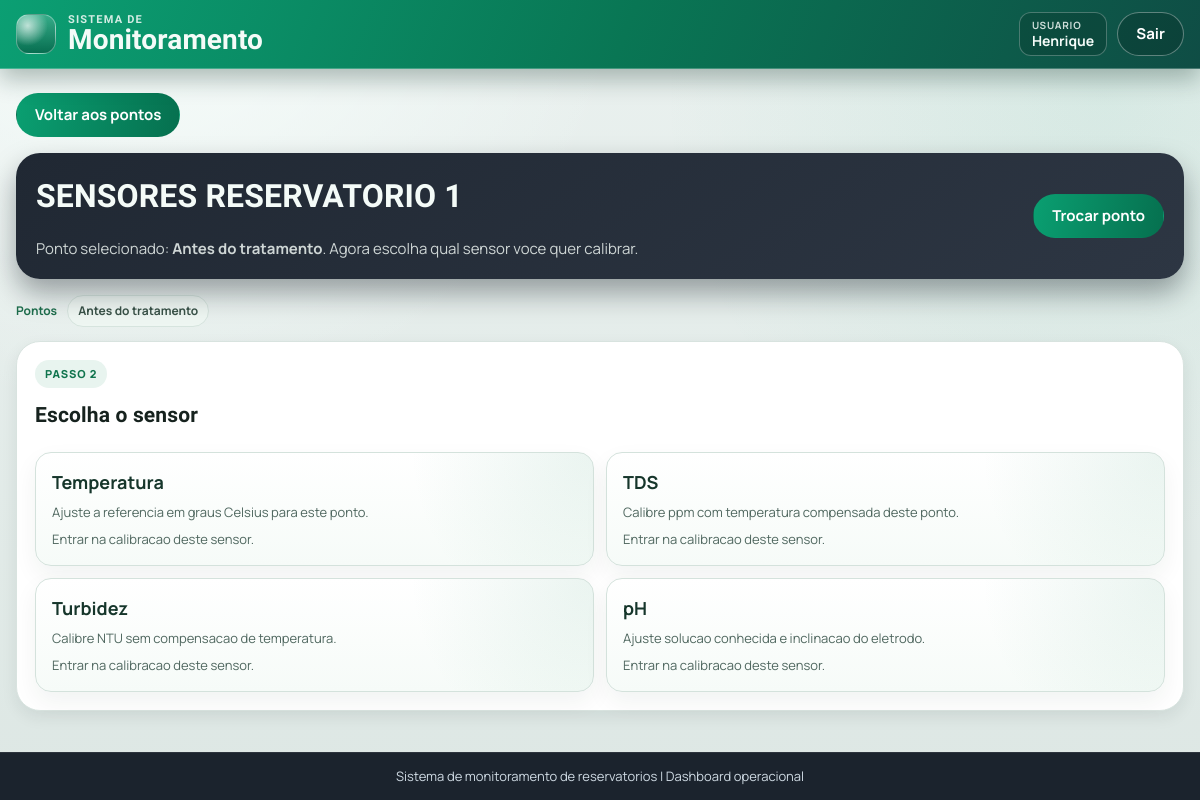
The page /reservatorios/8/calibracao/antes_tratamento/ (signed in) on the database as committed earlier.
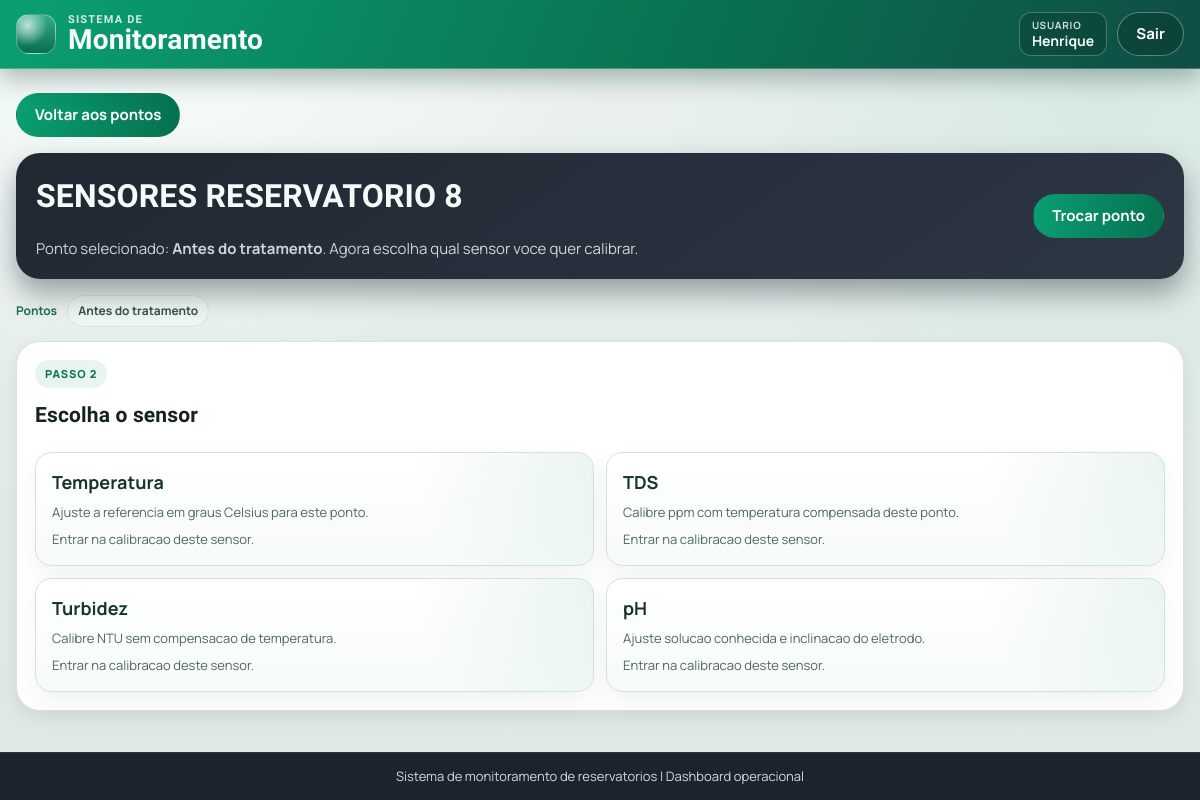
The same page on the database as committed later.
### app/models.py (models this page shows, shortened)
class Reservatorio(models.Model):
    STATUS_BOM = "bom"
    STATUS_ATENCAO = "atencao"
    STATUS_PERIGO = "perigo"
    FAIXA_PADRAO_PPM_TDS_MIN = 0.0
    FAIXA_PADRAO_PPM_TDS_MAX = 500.0
    FAIXA_PADRAO_NTU_TURBIDEZ_MIN = 0.0
    FAIXA_PADRAO_NTU_TURBIDEZ_MAX = 5.0
    FAIXA_PADRAO_CELSIUS_TEMPERATURA_MIN = 5.0
    FAIXA_PADRAO_CELSIUS_TEMPERATURA_MAX = 30.0
    FAIXA_PADRAO_PH_MIN = 6.0
    FAIXA_PADRAO_PH_MAX = 9.5
    META_PADRAO_PPM_TDS = 600.0
    META_PADRAO_NTU_TURBIDEZ = 1.5
    META_PADRAO_CELSIUS_TEMPERATURA = 25.0
    META_PADRAO_PH = 7.0
    STATUS_CHOICES = (
        (STATUS_BOM, "Bom"),
        (STATUS_ATENCAO, "Atencao"),
        (STATUS_PERIGO, "Perigo"),
    )
    usuario = models.ForeignKey(
        settings.AUTH_USER_MODEL,
        on_delete=models.CASCADE,
        related_name="reservatorios",
    )
    nome = models.CharField(max_length=120, unique=True)
    status = models.CharField(max_length=20, choices=STATUS_CHOICES, default=STATUS_BOM)
    faixa_ppm_tds_min = models.FloatField(default=FAIXA_PADRAO_PPM_TDS_MIN)
    faixa_ppm_tds_max = models.FloatField(default=FAIXA_PADRAO_PPM_TDS_MAX)
    faixa_ntu_turbidez_min = models.FloatField(default=FAIXA_PADRAO_NTU_TURBIDEZ_MIN)
    faixa_ntu_turbidez_max = models.FloatField(default=FAIXA_PADRAO_NTU_TURBIDEZ_MAX)
    faixa_celsius_temperatura_min = models.FloatField(default=FAIXA_PADRAO_CELSIUS_TEMPERATURA_MIN)
    faixa_celsius_temperatura_max = models.FloatField(default=FAIXA_PADRAO_CELSIUS_TEMPERATURA_MAX)
    faixa_ph_min = models.FloatField(default=FAIXA_PADRAO_PH_MIN)
    faixa_ph_max = models.FloatField(default=FAIXA_PADRAO_PH_MAX)
    meta_ppm_tds = models.FloatField(default=META_PADRAO_PPM_TDS)
    meta_ntu_turbidez = models.FloatField(default=META_PADRAO_NTU_TURBIDEZ)
    meta_celsius_temperatura = models.FloatField(default=META_PADRAO_CELSIUS_TEMPERATURA)
    meta_ph = models.FloatField(default=META_PADRAO_PH)
    created_at = models.DateTimeField(auto_now_add=True)
    updated_at = models.DateTimeField(auto_now=True)
    class Meta:
        ordering = ["nome"]
    @classmethod
    def obter_por_id(cls, reservatorio_id, usuario=None):
        reservatorio_id = cls._normalizar_id(reservatorio_id)
        if reservatorio_id is None:
            return None
        queryset = cls.objects.filter(id=reservatorio_id)
        if usuario is not None:
            queryset = queryset.filter(usuario=usuario)
        return queryset.first()
    def garantir_pontos_monitoramento(self):
        for tipo in PontoMonitoramento.TIPOS:
            PontoMonitoramento.objects.get_or_create(
                reservatorio=self,
                tipo=tipo,
            )
    def obter_ponto_monitoramento(self, tipo):
        tipo_normalizado = PontoMonitoramento.normalizar_tipo(tipo)
        return self.pontos_monitoramento.filter(tipo=tipo_normalizado).first()
    @staticmethod
    def _normalizar_id(reservatorio_id):
        if isinstance(reservatorio_id, int):
            return reservatorio_id if reservatorio_id > 0 else None
        if isinstance(reservatorio_id, str) and reservatorio_id.isdigit():
            return int(reservatorio_id)
        return None

class PontoMonitoramento(models.Model):
    TIPO_ANTES = "antes_tratamento"
    TIPO_DEPOIS = "depois_tratamento"
    TEMPERATURA_INCLINACAO_PADRAO = 1.0
    PH_VOLTAGEM_REFERENCIA_7_PADRAO = 2.39
    PH_INCLINACAO_PADRAO = 0.23
    TDS_INCLINACAO_PADRAO = 1.0
    TURBIDEZ_INCLINACAO_PADRAO = 1.0
    TDS_ALVO_CALIBRACAO_PADRAO = 40.0
    TURBIDEZ_ALVO_CALIBRACAO_PADRAO = 0.4
    TIPOS = (
        TIPO_ANTES,
        TIPO_DEPOIS,
    )
    TIPO_CHOICES = (
        (TIPO_ANTES, "Antes do tratamento"),
        (TIPO_DEPOIS, "Depois do tratamento"),
    )
    reservatorio = models.ForeignKey(
        Reservatorio,
        on_delete=models.CASCADE,
        related_name="pontos_monitoramento",
    )
    tipo = models.CharField(max_length=32, choices=TIPO_CHOICES)
    status_atual = models.CharField(
        max_length=20,
        choices=Reservatorio.STATUS_CHOICES,
        default=Reservatorio.STATUS_BOM,
    )
    confianca_status = models.FloatField(null=True, blank=True)
    modelo_versao = models.CharField(max_length=64, blank=True, default="")
    temperatura_inclinacao = models.FloatField(default=TEMPERATURA_INCLINACAO_PADRAO)
    temperatura_offset_c = models.FloatField(default=0.0)
    temperatura_valor_referencia_c = models.FloatField(null=True, blank=True)
    temperatura_bruta_referencia_c = models.FloatField(null=True, blank=True)
    temperatura_calibrado_em = models.DateTimeField(null=True, blank=True)
    ph_voltagem_referencia_7 = models.FloatField(default=PH_VOLTAGEM_REFERENCIA_7_PADRAO)
    ph_inclinacao = models.FloatField(default=PH_INCLINACAO_PADRAO)
    ph_temperatura_calibracao_c = models.FloatField(default=25.0)
    ph_calibrado_em = models.DateTimeField(null=True, blank=True)
    tds_inclinacao = models.FloatField(default=TDS_INCLINACAO_PADRAO)
    tds_offset_ppm = models.FloatField(default=0.0)
    tds_calibrado_em = models.DateTimeField(null=True, blank=True)
    turbidez_inclinacao = models.FloatField(default=TURBIDEZ_INCLINACAO_PADRAO)
    turbidez_offset_ntu = models.FloatField(default=0.0)
    turbidez_calibrado_em = models.DateTimeField(null=True, blank=True)
    tds_alvo_calibracao_ppm = models.FloatField(default=TDS_ALVO_CALIBRACAO_PADRAO)
    turbidez_alvo_calibracao_ntu = models.FloatField(default=TURBIDEZ_ALVO_CALIBRACAO_PADRAO)
    tds_adc_calibracao = models.IntegerField(null=True, blank=True)
    turbidez_adc_calibracao = models.IntegerField(null=True, blank=True)
    agua_calibrado_em = models.DateTimeField(null=True, blank=True)
    created_at = models.DateTimeField(auto_now_add=True)
    updated_at = models.DateTimeField(auto_now=True)
    class Meta:
        ordering = ["reservatorio_id", "tipo"]
        constraints = [
            models.UniqueConstraint(
                fields=["reservatorio", "tipo"],
                name="uq_ponto_monitoramento_reservatorio_tipo",
            ),
        ]
    @classmethod
    def normalizar_tipo(cls, tipo):
        if not isinstance(tipo, str):
            raise ValueError("ponto_tipo invalido")
        tipo_normalizado = tipo.strip().lower()
        validos = {item[0] for item in cls.TIPO_CHOICES}
        if tipo_normalizado not in validos:
            raise ValueError("ponto_tipo invalido")
        return tipo_normalizado

### app/views.py (the view)
@login_required(login_url="entrar")
@require_http_methods(["GET"])
def reservatorio_calibracao_ponto(request, reservatorio_id, ponto_tipo):
    reservatorio = Reservatorio.obter_por_id(reservatorio_id, usuario=request.user)
    if reservatorio is None:
        messages.error(request, "Reservatorio nao encontrado.")
        return redirect("index")
    reservatorio.garantir_pontos_monitoramento()
    ponto_antes = reservatorio.obter_ponto_monitoramento(PontoMonitoramento.TIPO_ANTES)
    ponto_depois = reservatorio.obter_ponto_monitoramento(PontoMonitoramento.TIPO_DEPOIS)
    ponto_selecionado = _normalizar_ponto_calibracao(
        ponto_tipo,
        padrao=PontoMonitoramento.TIPO_ANTES,
    )
    ponto_calibracao = (
        ponto_antes if ponto_selecionado == PontoMonitoramento.TIPO_ANTES else ponto_depois
    )
    return render(
        request,
        "reservatorio/calibracao_ponto.html",
        {
            **_contexto_calibracao_reservatorio(
                reservatorio,
                ponto_antes=ponto_antes,
                ponto_depois=ponto_depois,
            ),
            "ponto_selecionado": ponto_selecionado,
            "ponto_calibracao": ponto_calibracao,
            "sensores_calibracao": _sensores_calibracao(),
        },
    )

### app/services/ingestao.py (called while the page is built)
def _calcular_tds_por_tensao(*, tds_tensao, temperatura):
    coeficiente_compensacao = 1.0 + 0.02 * (temperatura - 25.0)
    if coeficiente_compensacao == 0:
        raise IngestaoLeituraErro("campo invalido: temperatura")
    tensao_compensada = tds_tensao / coeficiente_compensacao
    tds = (
        133.42 * (tensao_compensada ** 3)
        - 255.86 * (tensao_compensada ** 2)
        + 857.39 * tensao_compensada
    ) * 0.5
    if not math.isfinite(tds):
        raise IngestaoLeituraErro("campo invalido: tds")
    return max(tds, 0.0)

def _calcular_turbidez_por_tensao(*, turbidez_tensao):
    if turbidez_tensao < 0:
        raise IngestaoLeituraErro("campo invalido: turbidez")
    return turbidez_tensao

def calcular_tds_por_adc(*, adc_tds, temperatura):
    tds_tensao = _adc_para_tensao(adc_tds, campo="adc_tds")
    return _calcular_tds_por_tensao(tds_tensao=tds_tensao, temperatura=temperatura)

def calcular_turbidez_por_adc(*, adc_turb):
    turbidez_tensao = _adc_para_tensao(adc_turb, campo="adc_turb")
    return _calcular_turbidez_por_tensao(turbidez_tensao=turbidez_tensao)

### app/views.py (called while the page is built)
def _sensores_calibracao():
    return list(SENSORES_CALIBRACAO)

### app/templates/reservatorio/calibracao_ponto.html (shortened to what this page needs)
{% extends "blocos/base.html" %}
{% block content %}
<section class="message-wrap">
    <p><a class="btn-main" href="{% url 'reservatorio_calibracao' reservatorio.id %}">Voltar aos pontos</a></p>
</section>
<section class="detail-hero calibration-hero">
    <div class="detail-hero-copy">
        <h2>SENSORES {{ reservatorio.nome|upper }}</h2>
        <p class="index-hero-subtitle">
            Ponto selecionado: <strong>{{ ponto_calibracao.get_tipo_display }}</strong>. Agora escolha qual sensor voce quer calibrar.
        </p>
    </div>
    <div class="detail-hero-actions">
        <a class="btn-main" href="{% url 'reservatorio_calibracao' reservatorio.id %}">Trocar ponto</a>
    </div>
</section>
<nav class="calibration-breadcrumbs" aria-label="Etapas da calibracao">
    <a href="{% url 'reservatorio_calibracao' reservatorio.id %}">Pontos</a>
    <span>{{ ponto_calibracao.get_tipo_display }}</span>
</nav>
<section class="panel calibration-page-panel">
    <div class="calibration-step-kicker">Passo 2</div>
    <h3>Escolha o sensor</h3>
    <div class="calibration-choice-grid calibration-choice-grid-sensors">
        {% for sensor in sensores_calibracao %}
        <a class="calibration-choice-card"
            href="{% url 'reservatorio_calibracao_sensor' reservatorio.id ponto_calibracao.tipo sensor.id %}">
            <strong>{{ sensor.nome }}</strong>
            <span>{{ sensor.descricao }}</span>
            <span>Entrar na calibracao deste sensor.</span>
        </a>
        {% endfor %}
    </div>
</section>
{% endblock %}

Rows that differ between the two databases and show on the page:
changed Reservatorio: nome "RESERVATORIO 1" → "RESERVATORIO 8"
